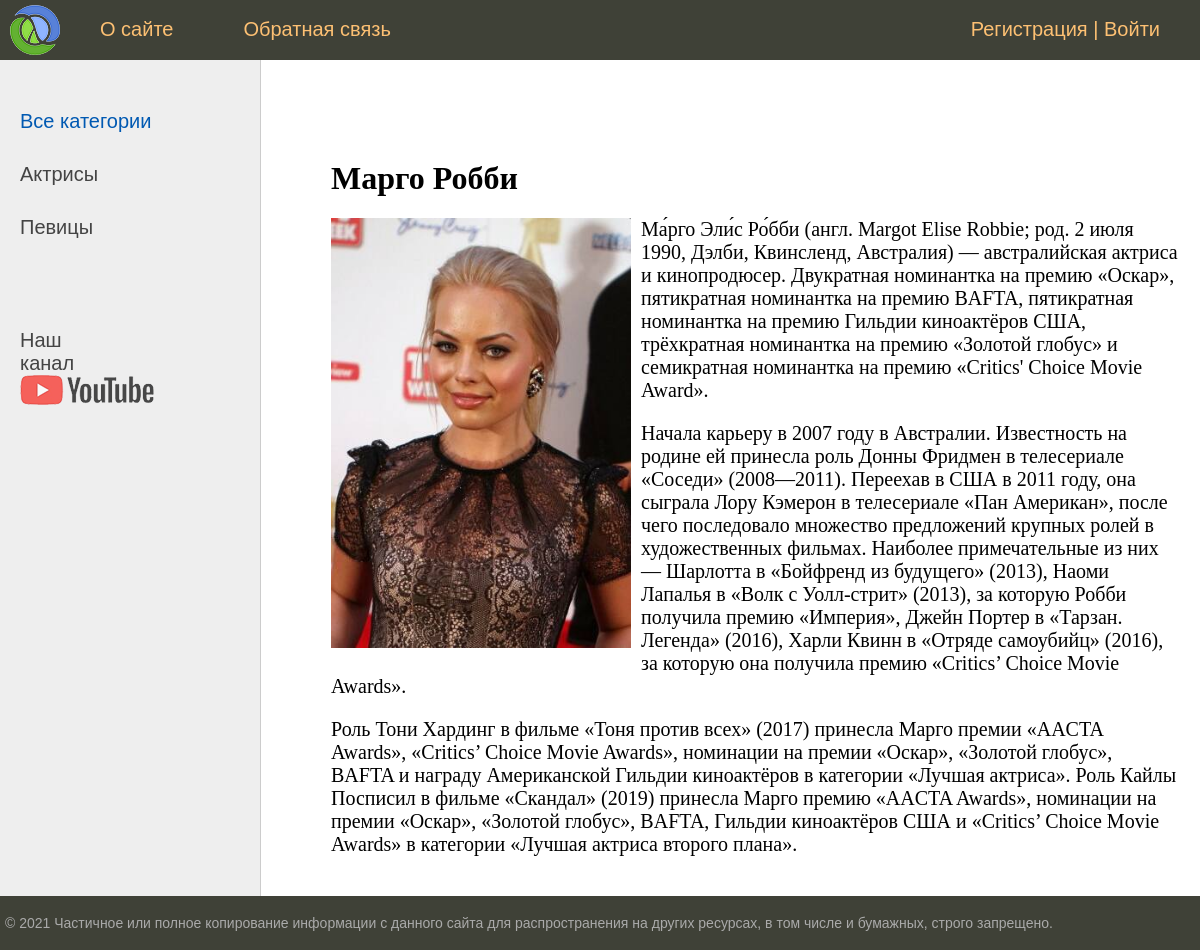
The page /post/margo-robbi/ on the database its author committed.
### women/models.py (models this page shows, shortened)
class Category(models.Model):
    name = models.CharField(max_length=100, db_index=True, verbose_name='Категория')
    slug = models.SlugField(max_length=255, unique=True, db_index=True, verbose_name='URL')
    def get_absolute_url(self):
        return reverse('category', kwargs={'cat_slug': self.slug})
    class Meta:
        verbose_name = 'Категория'
        verbose_name_plural = 'Категории'
        ordering = ['id']

class Women(models.Model):
    title = models.CharField(max_length=255, verbose_name='Заголовок')
    slug = models.SlugField(max_length=255, unique=True, db_index=True, verbose_name='URL')
    content = models.TextField(blank=True, verbose_name='Текст статьи')
    photo = models.ImageField(upload_to="photos/%Y/%m/%d/", verbose_name='Фото')
    time_create = models.DateTimeField(auto_now_add=True, verbose_name='Время создания')
    time_update = models.DateTimeField(auto_now=True, verbose_name='Время изменения')
    is_published = models.BooleanField(default=True, verbose_name='Публикация')
    cat = models.ForeignKey('Category', on_delete=models.PROTECT, verbose_name='Категории')
    def __str__(self):
        return self.title
    class Meta:
        verbose_name = 'Известные женщины'
        verbose_name_plural = 'Известные женщины'
        ordering = ['id']

### women/views.py (the view)
# urls.py: path('post/<slug:post_slug>/', ShowPost.as_view(), name='post'),
class ShowPost(DataMixin, DetailView):
    model = Women
    template_name = 'women/post.html'
    slug_url_kwarg = 'post_slug'
    context_object_name = 'post'
    def get_context_data(self, **kwargs):
        context = super().get_context_data(**kwargs)
        c_def = self.get_user_context(title=context['post'])
        context = {**context, **c_def}
        return context

### women/utils.py (called while the page is built)
    def get_user_context(self, **kwargs):
        context = kwargs
        cats = Category.objects.annotate(Count('women'))
        user_menu = menu.copy()
        if not self.request.user.is_authenticated:
            user_menu.pop(1)
        context['menu'] = user_menu
        context['cats'] = cats
        if 'cat_selected' not in context:
            context['cat_selected'] = 0
        return context

### women/templates/women/post.html
{% extends 'women/base.html' %}
{% block content %}
<h1>{{post.title}}</h1>
{% if post.photo %}
<p><img class="img-article-left" src="{{post.photo.url}}"></p>
{% endif %}
{{post.content|linebreaks}}
{% endblock content %}

### women/templates/women/base.html (shortened to what this page needs)
{% load static %}
{% load women_tags %}
<!DOCTYPE html>
<html>
<head>
	<link type="text/css" href="{% static 'women/css/styles.css' %}" rel="stylesheet" />
</head>
<body>
<table class="table-page" border=0 cellpadding="0" cellspacing="0">
<tr><td valign=top>
{% block mainmenu %}
		<div class="header">
			<ul id="mainmenu" class="mainmenu">
			<li class="logo"><a href="{% url 'home' %}"><div class="logo"></div></a></li>
{% for m in menu %}
			<li><a href="{% url m.url_name %}">{{m.title}}</a></li>
{% endfor %}
				<li class="last">
			{% if request.user.is_authenticated %}
				{{ user.username }} | <a href="{% url 'logout' %}">Выйти</a>
			{% else %}
				<a href="{% url 'register' %}">Регистрация</a> | <a href="{% url 'login' %}">Войти</a>
			{% endif %}
				</li>
			</ul>
		</div>
{% endblock mainmenu %}
<table class="table-content" border=0 cellpadding="0" cellspacing="0">
<tr>
	<td valign="top" class="left-chapters">
	<ul id="leftchapters">
{% if cat_selected == 0 %}
		<li class="selected">Все категории</li>
{% else %}
		<li><a href="{% url 'home' %}">Все категории</a></li>
{% endif %}
{% for c in cats %}
{% if c.women__count > 0 %}
	{% if c.pk == cat_selected %}
		<li class="selected">{{ c.name }}</li>
	{% else %}
		<li><a href="{{ c.get_absolute_url }}">{{ c.name }}</li>
	{% endif %}
{% endif %}
{% endfor %}
		<li class="share">
		<p>Наш канал</p>
		<a class="share-yt" href="https://www.youtube.com/channel/UClJzWfGWuGJL2t-3dYKcHTA/playlists" target="_blank" rel="nofollow"></a>
		</li>
	</ul>
</td>
<td valign="top" class="content">
	<div class="content-text">
{% block content %}
{% endblock content %}
	</div>
</td></tr></table>
</td></tr>
<tr><td valign=top>
	<div id="footer">
		<p>&copy; 2021 Частичное или полное копирование информации с данного сайта для распространения на других ресурсах, в том числе и бумажных, строго запрещено.</p>
	</div>
</td></tr></table>
</body>
</html>

### women/static/women/css/styles.css (style rules this page uses)
html, body { font-family: 'Arial'; margin: 0; padding: 0; height: 100%; width: 100%; color: #444; }
a { color: #0059b2; text-decoration: none; }
img { max-width: 600px; height: auto; }
img.img-article-left { max-width: 300px; height: auto; float: left; padding: 0 10px 10px 0; }
.table-page { width: 100%; height: 100%; vertical-align: top; }
.table-page tr { height: 100%; }
.header { background: #3F4137; height: 60px; }
.logo { background: url('../images/logo.png') no-repeat 10px 5px; width: 70px; height: 60px; }
ul.mainmenu { list-style: none; margin: 0; padding: 0; height: 60px; color: #fdc073; font-size: 20px; overflow: hidden; }
ul.mainmenu li { float: left; margin: 18px 40px 0 30px; }
ul.mainmenu li.logo { margin: 0; }
ul.mainmenu li.last { float: right; }
ul.mainmenu li a { color: #fdc073; text-decoration: none; }
.table-content { width: 100%; min-height: 100%; height: 100%; }
.left-chapters { margin: 0; background: #eee; border-right: 1px solid #ccc; min-height: 100%; }
.left-chapters ul { width: 230px; min-height: 100%; margin: 0; padding: 20px 10px 10px 20px; list-style: none; font-size: 20px; }
.left-chapters ul li { margin: 30px 0 0 0; color: #999; }
.left-chapters ul li.selected { color: #0059b2; }
.left-chapters ul li a { color: #444; text-decoration: none; }
.left-chapters ul li.share { margin: 60px 0 0 0; }
.left-chapters ul li.share p { margin: 30px 0 30px 0; }
.left-chapters ul li.share a { display: inline-block; width: 40px; height: 40px; margin: 0 20px 0 0; }
.left-chapters ul li.share a.share-yt { width: 100%; height: 30px; background: url('../images/share_yt.png') no-repeat 0 0 }
.content { padding: 40px 20px 20px 40px; width: 100%; box-sizing: border-box; }
.content-text { margin: 60px 0 0 30px; color: #000; font-size: 20px; font-family: Yandex Sans Display Light; }
.content-text h1 { font-size: 32px; }
#footer { box-sizing: border-box; background: #3F4137; padding: 5px; color: #aaa; font-size: 14px; font-family: Verdana, Geneva, Arial, Helvetica; text-align: left; overflow: hidden; }

### rows shown on the page
Category: name "Актрисы"
Category: name "Певицы"
Women: title "Марго Робби", photo (picture), content "Ма́рго Эли́с Ро́бби (англ. Margot Elise Robbie; род. 2 июля 1990, Дэлби, Квинсленд, Австралия) — австралийская актриса и кинопродюсер. Двукратная номинантка на премию «Оскар», пятикратная номинантка на премию BAFTA, пятикратная номинантка на премию Гильдии киноактёров США, трёхкратная номинантка на премию «Золотой глобус» и семикратная номинантка на премию «Critics' Choice Movie Award». Начала карьеру в 2007 году в Австралии. Известность на родине ей принесла роль Донны Фридмен в телесериале «Соседи» (2008—2011). Переехав в США в 2011 году, она сыграла Лору Кэмерон в телесериале «Пан Американ», после чего последовало множество предложений крупных ролей в художественных фильмах. Наиболее…"

### other values the page prints
{{ m.title }} "О сайте" "Обратная связь"
